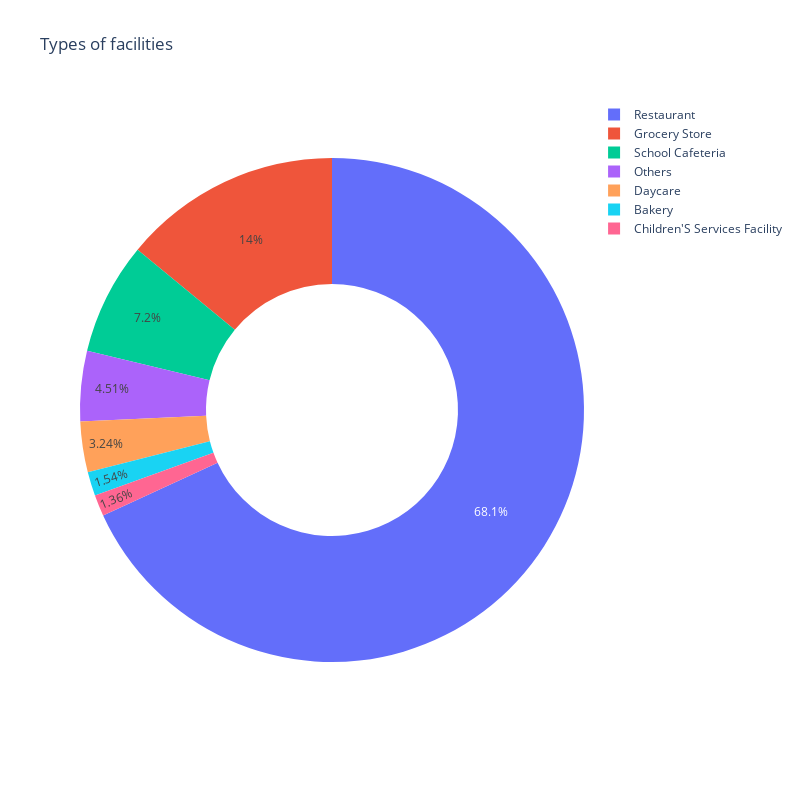

The cell this chart's notebook holds for it:
### Code cell
#Analysis on the type of Facilities

#Extracting all the different types of facilities and ploting them as a pie chart. Clubbing facilities with less than 1% as Others

facility_types = establishments_dimension['Facility_Type'].value_counts().keys().tolist()
facility_count = establishments_dimension['Facility_Type'].value_counts().tolist()

final_types = []
final_count = []
others_count = 0
one_percent = 0.01 * establishments_dimension.shape[0]
for count, facility_type in zip(facility_count, facility_types):
    if count > one_percent:
        final_types.append(facility_type)
        final_count.append(count)
    else:
        others_count += count
        
final_types.append('Others')
final_count.append(others_count)

# figure
fig = {
    "data": [{
        "values": final_count,
        "labels": final_types,
        "hoverinfo": "label+percent",
        "hole": .5,
        "type": "pie"
        },
    ],
    "layout": {
        "title": "Types of facilities",
        "width": 800,
        "height": 800
    }
}

iplot(fig)

### Figure 1 — Plotly figure (JSON) as saved in the notebook; plotly's stock layout.template omitted (floating-point values rounded to 4 significant figures)
{"data": [{"hole": 0.5, "hoverinfo": "label+percent", "labels": ["Restaurant", "Grocery Store", "School Cafeteria", "Daycare", "Bakery", "Children'S Services Facility", "Others"], "type": "pie", "values": [78010, 16059, 8241, 3713, 1762, 1556, 5162]}], "layout": {"height": 800, "title": {"text": "Types of facilities"}, "width": 800}}
